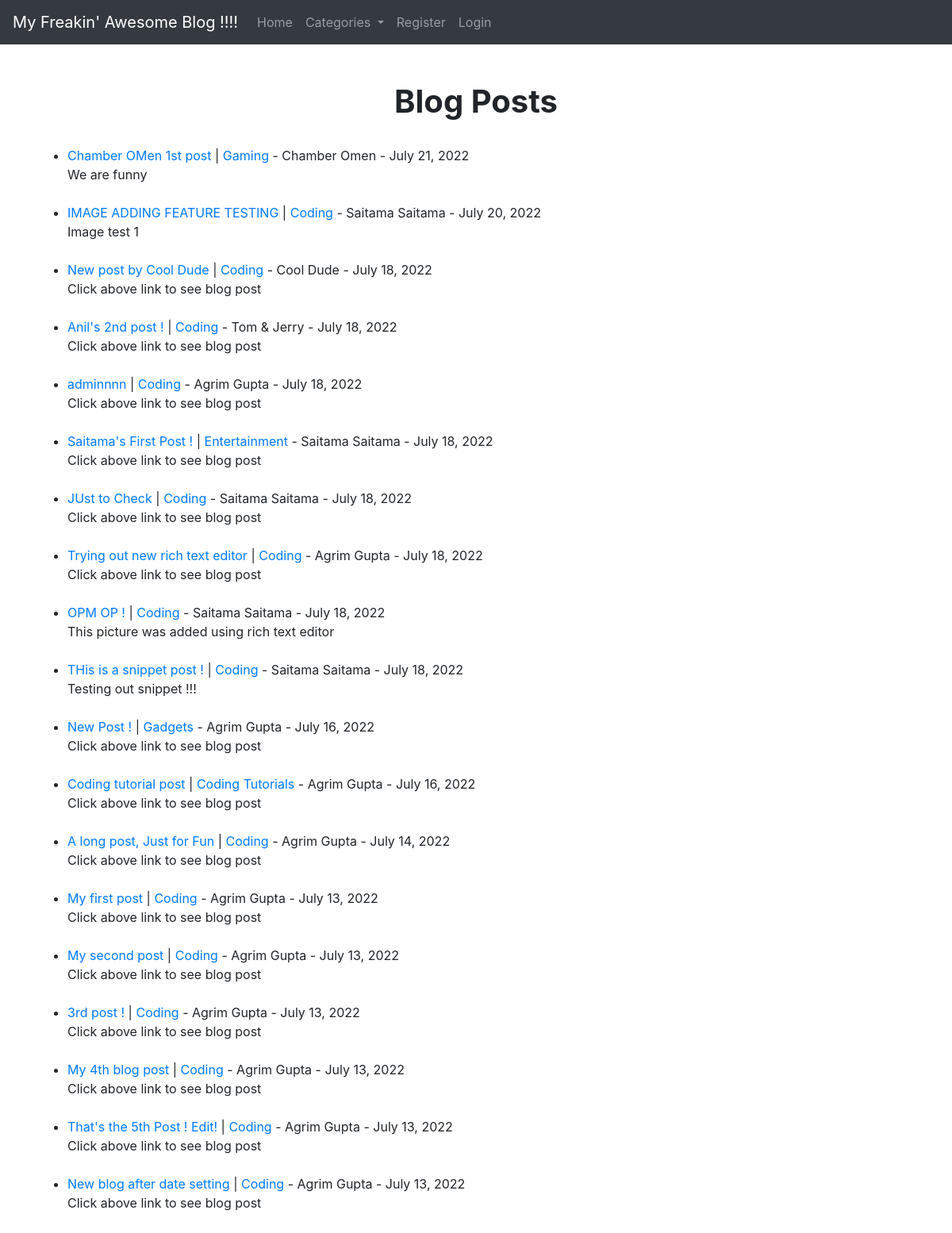
Before: / with the older database file.
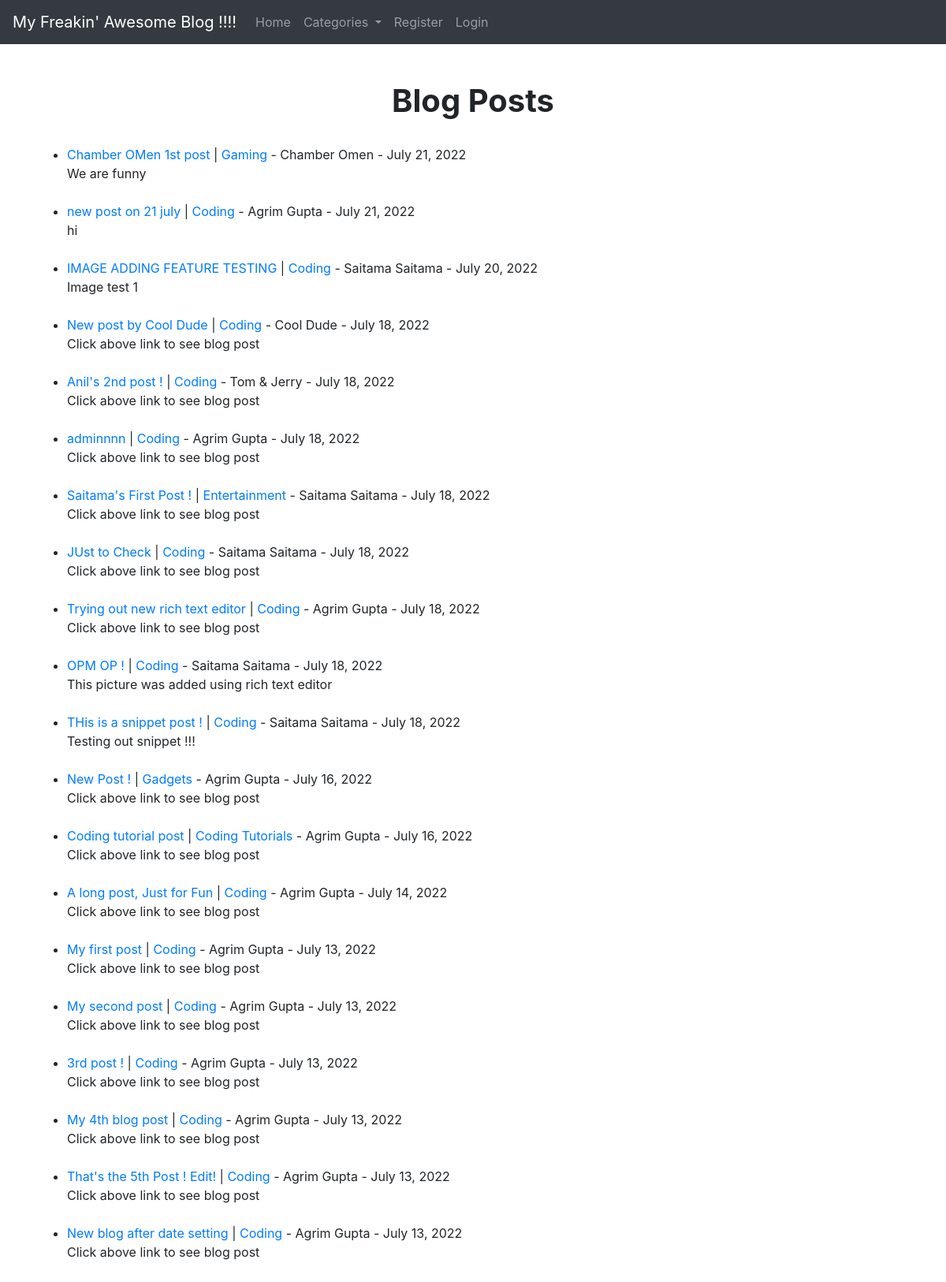
After: the same page with the newer database file.
### final_app/models.py (models this page shows, shortened)
class Post(models.Model):
    title = models.CharField(max_length=255)
    header_image = models.ImageField(
        null=True, blank=True, upload_to="images/")
    title_tag = models.CharField(max_length=255)
    author = models.ForeignKey(User, on_delete=models.CASCADE)
    body = RichTextField(blank=True, null=True)
    post_date = models.DateField(auto_now_add=True)
    category = models.CharField(max_length=255, default='coding')
    snippet = models.CharField(
        max_length=255)
    likes = models.ManyToManyField(User, related_name='blog_posts')

### final_app/views.py (the view)
# urls.py: path('', HomeView.as_view(), name='home'),
class HomeView(ListView):
    model = Post
    template_name = 'home.html'
    ordering = ['-post_date']
    def get_context_data(self, *args, **kwargs):
        cat_menu = Category.objects.all()
        context = super(HomeView, self).get_context_data(*args, **kwargs)
        context["cat_menu"] = cat_menu
        return context

### final_app/models.py (called while the page is built)
    def __str__(self):
        return self.name

### final_app/templates/home.html (shortened to what this page needs)
{% extends 'base.html' %}
{% block content %}
<center>
    <h1><strong>
            Blog Posts
        </strong></h1>
</center><br />
<ul>
    {% for post in object_list %}
    <li><a href="{% url 'details_post' post.pk %}"> {{post.title}} </a>| <a
            href="{% url 'category' post.category|slugify %}">{{post.category}}</a> - {{post.author.first_name}}
        {{post.author.last_name}} - {{post.post_date}}
        <br />
        {{post.snippet}}
    </li><br />
    {% endfor %}
</ul>
{% endblock %}

Changed rows visible on the page:
added Post: title "new post on 21 july", category "Coding", author.first_name "Agrim", author.last_name "Gupta", post_date "July 21, 2022", snippet "hi"
